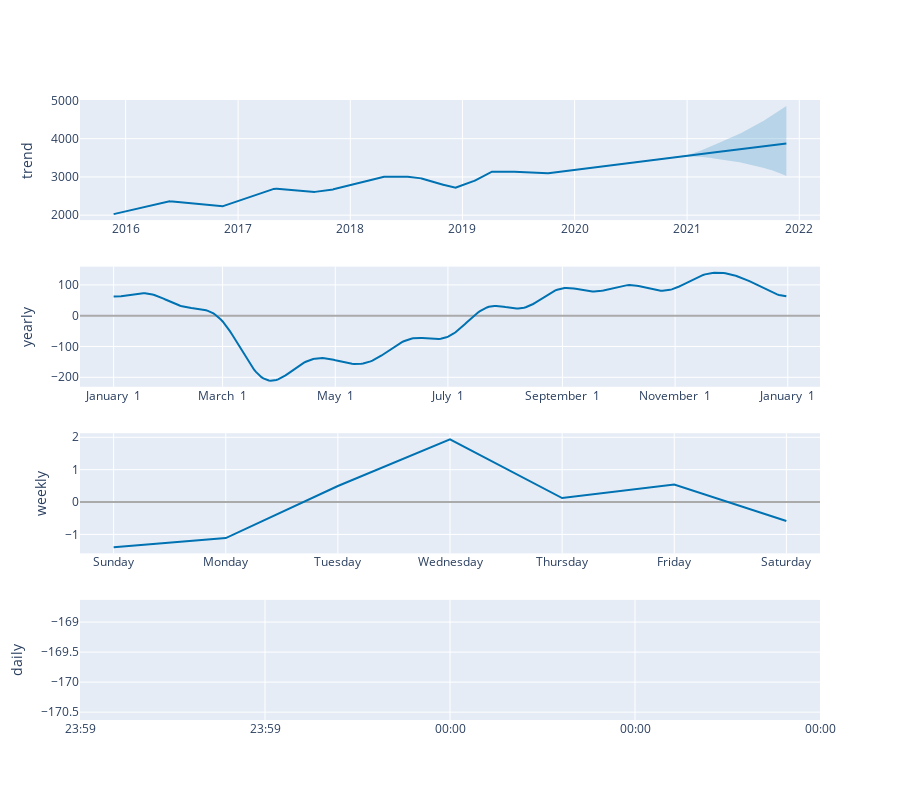

The notebook cell this image was saved under:
### Code cell
plot_components_plotly(model, forecast)

### Figure 1 — Plotly figure (JSON) as saved in the notebook; plotly's stock layout.template omitted (floating-point values rounded to 4 significant figures; data arrays with more than 128 entries replaced by an {"elided": "..."} marker saying what was removed)
{"data": [{"line": {"color": "#0072B2", "width": 2}, "mode": "lines", "name": "trend", "type": "scatter", "x": {"elided": "2190 str values"}, "xaxis": "x", "y": {"elided": "2190 float values"}, "yaxis": "y"}, {"line": {"color": "rgba(0, 114, 178, 0.2)", "width": 0}, "mode": "lines", "name": "trend_upper", "type": "scatter", "x": {"elided": "2190 str values"}, "xaxis": "x", "y": {"elided": "2190 float values"}, "yaxis": "y"}, {"fill": "tonexty", "fillcolor": "rgba(0, 114, 178, 0.2)", "line": {"color": "rgba(0, 114, 178, 0.2)", "width": 0}, "mode": "lines", "name": "trend_lower", "type": "scatter", "x": {"elided": "2190 str values"}, "xaxis": "x", "y": {"elided": "2190 float values"}, "yaxis": "y"}, {"line": {"color": "#0072B2", "width": 2}, "mode": "lines", "name": "yearly", "type": "scatter", "x": {"elided": "365 str values"}, "xaxis": "x2", "y": {"elided": "365 float values"}, "yaxis": "y2"}, {"line": {"color": "#0072B2", "width": 2}, "mode": "lines", "name": "weekly", "type": "scatter", "x": ["2017-01-01T00:00:00", "2017-01-02T00:00:00", "2017-01-03T00:00:00", "2017-01-04T00:00:00", "2017-01-05T00:00:00", "2017-01-06T00:00:00", "2017-01-07T00:00:00"], "xaxis": "x3", "y": [-1.4, -1.113, 0.4958, 1.939, 0.1238, 0.5381, -0.5841], "yaxis": "y3"}, {"line": {"color": "#0072B2", "width": 2}, "mode": "lines", "name": "daily", "type": "scatter", "x": ["2017-01-01T00:00:00"], "xaxis": "x4", "y": [-169.6], "yaxis": "y4"}], "layout": {"height": 800, "showlegend": false, "width": 900, "xaxis": {"anchor": "y", "domain": [0, 1], "range": ["2015-08-05T13:12:00", "2022-03-09T10:48:00"], "type": "date"}, "xaxis2": {"anchor": "y2", "domain": [0, 1], "range": ["2016-12-13T18:54:02.958904", "2018-01-18T11:04:57.863013"], "tickformat": "%B %e", "type": "date"}, "xaxis3": {"anchor": "y3", "domain": [0, 1], "range": ["2016-12-31T16:48:00", "2017-01-07T07:12:00"], "tickformat": "%A", "type": "date"}, "xaxis4": {"anchor": "y4", "domain": [0, 1], "range": ["2017-01-01T00:00:00", "2017-01-01T00:00:00"], "tickformat": "%H:%M", "type": "date"}, "yaxis": {"anchor": "x", "domain": [0.8063, 1], "rangemode": "normal", "title": {"text": "trend"}, "zerolinecolor": "#AAA"}, "yaxis2": {"anchor": "x2", "domain": [0.5375, 0.7312], "title": {"text": "yearly"}, "zerolinecolor": "#AAA"}, "yaxis3": {"anchor": "x3", "domain": [0.2687, 0.4625], "title": {"text": "weekly"}, "zerolinecolor": "#AAA"}, "yaxis4": {"anchor": "x4", "domain": [0, 0.1938], "title": {"text": "daily"}, "zerolinecolor": "#AAA"}}}
